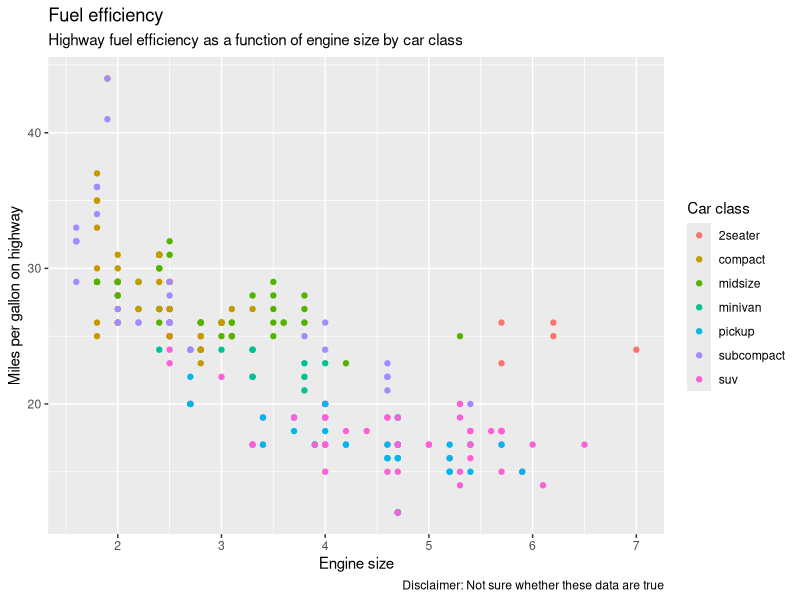

Here is the R script that generated this plot:
## ---- chunk 1
library(tidyverse)
library(stringr)
## ---- chunk 2
df <- tibble(
  word = words,
  i = seq_along(words)
)

df %>%
  filter(str_detect(word, "(^x)|(x$)"))

df %>% 
  filter(str_detect(word, "(^x)") | str_detect(word, "(x$)"))
  
df %>%
  filter(str_detect(word, "^[aiouey].*[^aiouey]$"))

df %>%
  filter(str_detect(word, "^[aiouey]") & str_detect(word, "[^aiouey]$"))

# 3. Only solvable using multiple str_detects, the answer is no.
df %>%
  filter(str_detect(word, "a") & str_detect(word, "e") & str_detect(word, "i") & str_detect(word, "u") & str_detect(word, "o"))
## ---- chunk 3
counting <- df %>%
  mutate(
    vowels_count = str_count(word, "[aieuoy]"),
    chars_count = str_count(word, "."),
    vowels_prop = vowels_count / chars_count)

counting %>%
  arrange(desc(vowels_count))

counting %>%
  arrange(desc(vowels_prop))
## ---- chunk 4
sentences %>%
  str_extract("^[A-Za-z]+") %>%
  head(10)

sentences %>%
  str_extract("[A-Za-z]+ing") %>%
  head(10)
## ---- chunk 5

numbers <- c("one", "two", "three", "four", "five", "six", "seven", "eight", "nine", "ten")
pattern <- str_c(numbers, collapse = "|")
pattern <- str_c("(", pattern, ") ([a-zA-Z]+)")
sentences %>%
  str_subset(pattern) %>%
  str_match(pattern) %>%
  head(10)

## ---- chunk 6
somestring <- "/hello///"
writeLines(str_replace_all(somestring, "/", "\\\\"))
## ---- chunk 7
# sentences %>%
#   str_to_lower()

sentences %>%
  str_replace_all(c('A' = 'a', 'B' = 'b', 'C' = 'c', 'T' = 't', 'I' = 'i')) %>% # etc. 
  head(10)

## ---- chunk 8
tibble(word = words) %>%
  mutate(switched = str_replace_all(word, "^(.)(.+)(.)$", "\\3\\2\\1")) %>%
  filter(switched %in% word)
## ---- chunk 9
x <- c("apples, pears, and bananas")

str_split(x, ",? ")
## ---- chunk 10
ggplot(mpg, aes(x = displ, y = hwy, color = class)) +
  geom_point() + 
  labs(
    x = "Engine size",
    y = "Miles per gallon on highway",
    color = "Car class",
    title = "Fuel efficiency",
    subtitle = "Highway fuel efficiency as a function of engine size by car class",
    caption = "Disclaimer: Not sure whether these data are true")
